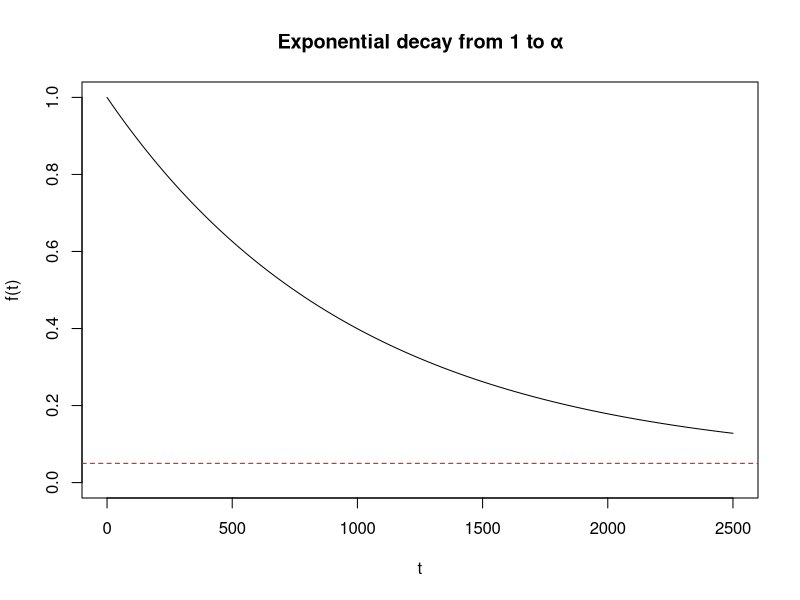

This figure's R source:
# Exponential decay from 1 to alpha
inf_load = function(t, alpha_inf, rate_inf) {
  alpha_inf+(1-alpha_inf)*exp(-rate_inf*t)
}

# # Quick check
# f(0)    # Should be 1
# f(Inf)  # Should be 0.1

# Visualize
t = seq(0, 2500, length.out = 1000)

alpha_inf = 0.05
rate_inf  = 0.001

plot(t, inf_load(t, alpha_inf, rate_inf), type = "l", ylim = c(0, 1),
     xlab = "t", ylab = "f(t)",
     main = "Exponential decay from 1 to α")
abline(h = alpha_inf, lty = 2, col = "red")
